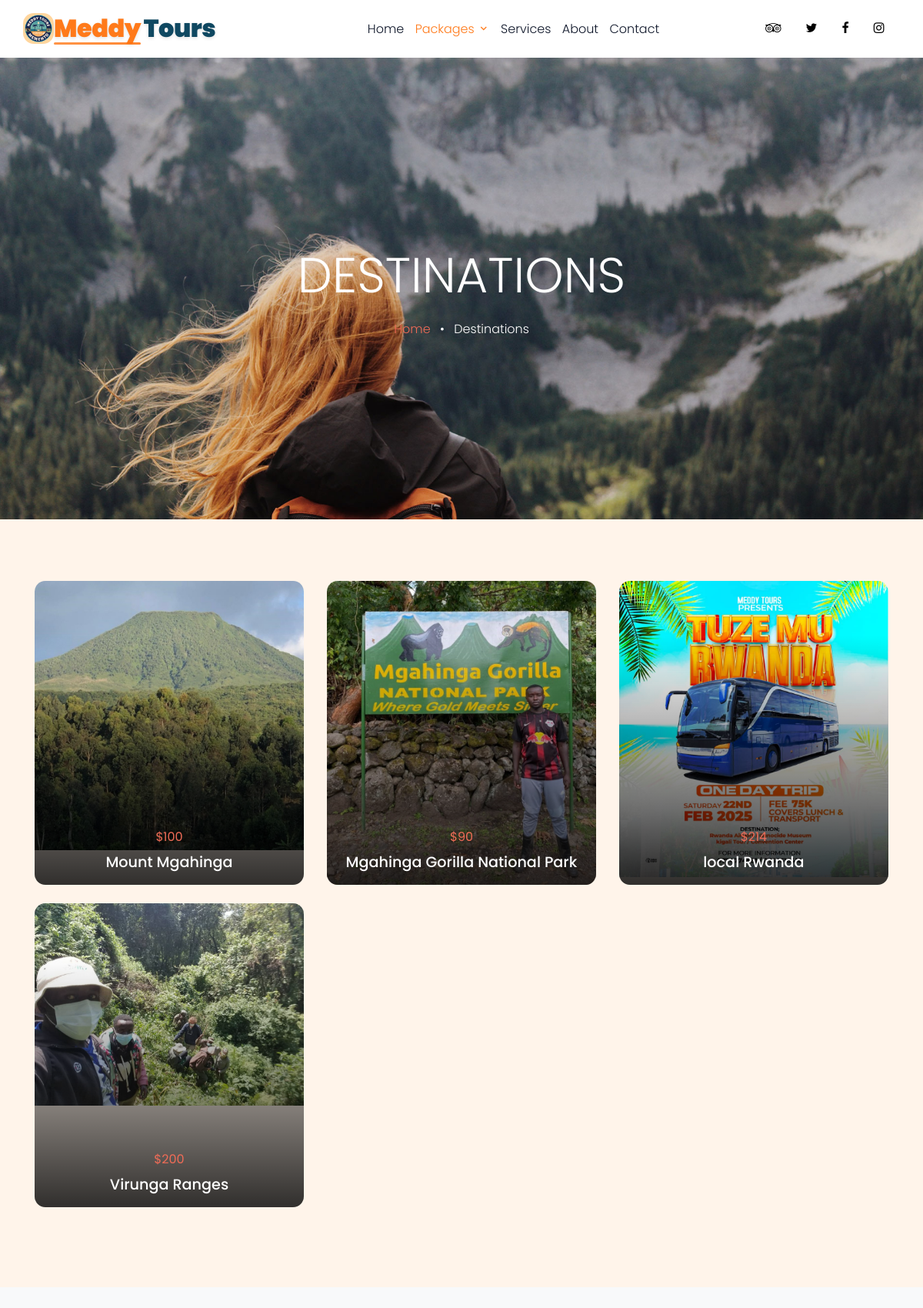
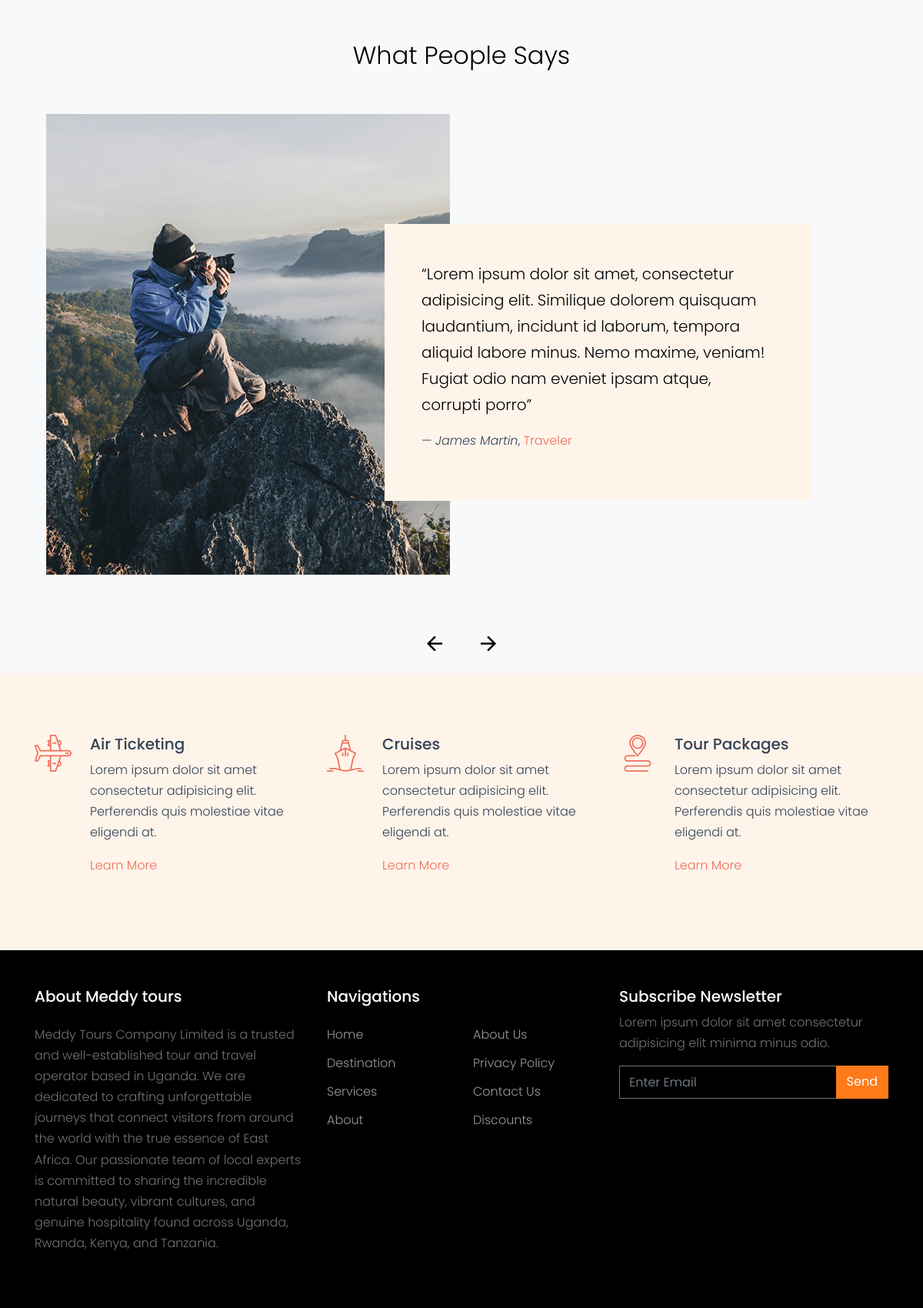
The page /destination.html (upper part) on the database its author committed (2 pictures, top to bottom).
### meddy_tourguides/models.py (models this page shows, shortened)
class Destination(models.Model):
    name = models.CharField(max_length=100)
    desc = models.TextField()
    price = models.IntegerField()
    img = models.FileField(upload_to='pics', validators=[FileExtensionValidator(["jpg","jpeg","png","gif","webp"])])
    offer = models.BooleanField(default=False)

### meddy_tourguides/views.py (the view)
# urls.py: path('destination.html', views.destination, name='destination'),  # Fixed function name
def destination(request):
    destinations = Destination.objects.all()
    return render(request, 'destination.html', {'destinations': destinations})

### templates/destination.html (shortened to what this page needs)
{% load static %}
<!DOCTYPE html>
<html lang="en">
  <head>
    <link rel="stylesheet" href="{% static 'fonts/icomoon/style.css' %}">
    <link rel="stylesheet" href="{% static 'css/bootstrap.min.css' %}">
    <link rel="stylesheet" href="{% static 'css/magnific-popup.css' %}">
    <link rel="stylesheet" href="{% static 'css/jquery-ui.css' %}">
    <link rel="stylesheet" href="{% static 'css/owl.carousel.min.css' %}">
    <link rel="stylesheet" href="{% static 'css/owl.theme.default.min.css' %}">
    <link rel="stylesheet" href="{% static 'css/bootstrap-datepicker.css' %}">
    <link rel="stylesheet" href="{% static 'fonts/flaticon/font/flaticon.css' %}">
    <link rel="stylesheet" href="https://cdn.jsdelivr.net/npm/mediaelement@4.2.7/build/mediaelementplayer.min.css">
    <link rel="stylesheet" href="{% static 'css/aos.css' %}">
    <link rel="stylesheet" href="{% static 'css/style.css' %}">
  </head>
  <body>
  <div class="site-wrap">
    <header class="site-navbar py-1" role="banner">
      <div class="container">
        <div class="row align-items-center">
          <div class="col-8 col-xl-3">
            <h1 class="mb-0 site-logo"><a href="{% url 'index' %}" class="h2 mb-0 d-flex align-items-center" aria-label="Meddy Tours"><img src="{% static 'images/logo.jpg' %}" class="img-fluid me-2" alt="Meddy Tours Logo" style="height: 40px; width: auto;"><span class="brand-accent">Meddy</span> <span class="brand-primary">Tours</span></a></h1>
          </div>
          <div class="col-12 col-xl-7 d-none d-xl-block">
            <nav class="site-navigation position-relative text-right text-lg-center" role="navigation">
              <ul class="site-menu js-clone-nav mx-auto d-none d-lg-block">
                <li><a href="{% url 'index' %}">Home</a></li>
                <li class="has-children active">
                  <a href="{% url 'packages' %}">Packages</a>
                </li>
                <li><a href="{% url 'services' %}">Services</a></li>
                <li><a href="{% url 'about' %}">About</a></li>
                <li><a href="{% url 'contact' %}">Contact</a></li>
              </ul>
            </nav>
          </div>
          <div class="col-4 col-xl-2 text-right">
            <div class="d-none d-xl-inline-block">
              <ul class="site-menu js-clone-nav ml-auto list-unstyled d-flex text-right mb-0" data-class="social">
                <li><a href="#" class="pl-0 pr-3 text-black"><span class="icon-tripadvisor"></span></a></li>
                <li><a href="#" class="pl-3 pr-3 text-black"><span class="icon-twitter"></span></a></li>
                <li><a href="#" class="pl-3 pr-3 text-black"><span class="icon-facebook"></span></a></li>
                <li><a href="#" class="pl-3 pr-3 text-black"><span class="icon-instagram"></span></a></li>
              </ul>
            </div>
          </div>
        </div>
      </div>
    </header>
        <div class="site-blocks-cover inner-page-cover" style="background-image: url({% static 'images/hero_bg_2.jpg' %});" data-aos="fade" data-stellar-background-ratio="0.5">
        <div class="container">
          <div class="row align-items-center justify-content-center text-center">
            <div class="col-md-8" data-aos="fade-up" data-aos-delay="400">
              <h1 class="text-white font-weight-light">Destinations</h1>
              <div><a href="{% url 'index' %}">Home</a> <span class="mx-2 text-white">&bullet;</span> <span class="text-white">Destinations</span></div>
            </div>
          </div>
        </div>
      </div>
    <div class="site-section">
      <div class="container">
        <div class="row equal-height-cards">
          {% for dest in destinations %}
            <div class="col-md-6 col-lg-4 mb-4 mb-lg-4">
              <a href="#" class="unit-1 text-center">
                <div class="unit-1-img-container">
                  <img src="{{ dest.img.url }}" alt="Image">
                </div>
                <div class="unit-1-text">
                  <strong class="text-primary mb-2 d-block">${{ dest.price }}</strong>
                  <h3 class="unit-1-heading">{{ dest.name }}</h3>
                </div>
              </a>
            </div>
          {% empty %}
            <p>No destinations available.</p>
          {% endfor %}
        </div>
      </div>
    </div>
    <div class="site-section block-13 bg-light">
    <div class="container">
        <div class="row justify-content-center mb-5">
          <div class="col-md-7">
            <h2 class="font-weight-light text-black text-center">What People Says</h2>
          </div>
        </div>
        <div class="nonloop-block-13 owl-carousel">
          <div class="item">
            <div class="container">
              <div class="row">
                <div class="col-lg-6 mb-5">
                  <img src="{% static 'images/img_1.jpg' %}" alt="Image" class="img-md-fluid">
                </div>
                <div class="overlap-left col-lg-6 bg-white p-md-5 align-self-center">
                  <p class="text-black lead">&ldquo;Lorem ipsum dolor sit amet, consectetur adipisicing elit. Similique dolorem quisquam laudantium, incidunt id laborum, tempora aliquid labore minus. Nemo maxime, veniam! Fugiat odio nam eveniet ipsam atque, corrupti porro&rdquo;</p>
                  <p class="">&mdash; <em>James Martin</em>, <a href="#">Traveler</a></p>
                </div>
              </div>
            </div>
          </div>
        </div>
      </div>
    </div>
    <div class="site-section">
      <div class="container">
        <div class="row align-items-stretch">
          <div class="col-md-6 col-lg-4 mb-4 mb-lg-0">
            <div class="unit-4 d-flex">
              <div class="unit-4-icon mr-4"><span class="text-primary flaticon-airplane"></span></div>
              <div>
                <h3>Air Ticketing</h3>
                <p>Lorem ipsum dolor sit amet consectetur adipisicing elit. Perferendis quis molestiae vitae eligendi at.</p>
                <p><a href="#">Learn More</a></p>
              </div>
            </div>
          </div>
          <div class="col-md-6 col-lg-4 mb-4 mb-lg-0">
            <div class="unit-4 d-flex">
              <div class="unit-4-icon mr-4"><span class="text-primary flaticon-ship"></span></div>
              <div>
                <h3>Cruises</h3>
                <p>Lorem ipsum dolor sit amet consectetur adipisicing elit. Perferendis quis molestiae vitae eligendi at.</p>
                <p><a href="#">Learn More</a></p>
              </div>
            </div>
          </div>
          <div class="col-md-6 col-lg-4 mb-4 mb-lg-0">
            <div class="unit-4 d-flex">
              <div class="unit-4-icon mr-4"><span class="text-primary flaticon-route"></span></div>
              <div>
                <h3>Tour Packages</h3>
                <p>Lorem ipsum dolor sit amet consectetur adipisicing elit. Perferendis quis molestiae vitae eligendi at.</p>
                <p><a href="#">Learn More</a></p>
              </div>
            </div>
          </div>
        </div>
      </div>
    </div>
  <footer class="site-footer bg-black text-white py-5">
      <div class="container">
        <div class="row">
          <div class="col-lg-4">
            <div class="mb-5">
              <h3 class="footer-heading mb-4">About Meddy tours</h3>
              <p>Meddy Tours Company Limited is a trusted and well-established tour and travel operator based in Uganda. We are dedicated to crafting unforgettable journeys that connect visitors from around the world with the true essence of East Africa. Our passionate team of local experts is committed to sharing the incredible natural beauty, vibrant cultures, and genuine hospitality found across Uganda, Rwanda, Kenya, and Tanzania.
              </p>
            </div>
          </div>
          <div class="col-lg-4 mb-5 mb-lg-0">
            <div class="row mb-5">
              <div class="col-md-12">
                <h3 class="footer-heading mb-4">Navigations</h3>
              </div>
              <div class="col-md-6 col-lg-6">
                <ul class="list-unstyled">
                  <li><a href="{% url 'index' %}">Home</a></li>
                  <li><a href="{% url 'destination' %}">Destination</a></li>
                  <li><a href="{% url 'services' %}">Services</a></li>
                  <li><a href="{% url 'about' %}">About</a></li>
                </ul>
              </div>
              <div class="col-md-6 col-lg-6">
                <ul class="list-unstyled">
                  <li><a href="{% url 'about' %}">About Us</a></li>
                  <li><a href="#">Privacy Policy</a></li>
                  <li><a href="{% url 'contact' %}">Contact Us</a></li>
                  <li><a href="{% url 'discount' %}">Discounts</a></li>
                </ul>
              </div>
            </div>
          </div>
          <div class="col-lg-4 mb-5 mb-lg-0">
            <div class="mb-5">
              <h3 class="footer-heading mb-2">Subscribe Newsletter</h3>
              <p>Lorem ipsum dolor sit amet consectetur adipisicing elit minima minus odio.</p>
              <form action="#" method="post">
                <div class="input-group mb-3">
                  <input type="text" class="form-control border-secondary text-white bg-transparent" placeholder="Enter Email" aria-label="Enter Email" aria-describedby="button-addon2">
                  <div class="input-group-append">
                    <button class="btn btn-primary text-white" type="button" id="button-addon2">Send</button>
                  </div>
                </div>
              </form>
            </div>
          </div>
        </div>
      </div>
  </footer>
  </div>
  </body>
</html>

### rows shown on the page
Destination: img (picture), price "100", name "Mount Mgahinga"
Destination: img (picture), price "90", name "Mgahinga Gorilla National Park"
Destination: img (picture), price "214", name "local Rwanda"
Destination: img (picture), price "200", name "Virunga Ranges"
